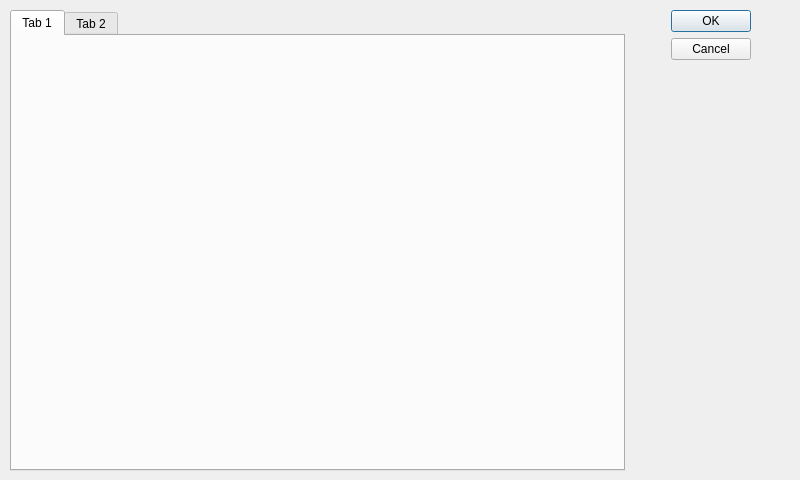
<?xml version="1.0" encoding="UTF-8"?>
<ui version="4.0">
 <class>Dialog_Options</class>
 <widget class="QDialog" name="Dialog_Options">
  <property name="geometry">
   <rect>
    <x>0</x>
    <y>0</y>
    <width>800</width>
    <height>480</height>
   </rect>
  </property>
  <property name="windowTitle">
   <string>Dialog</string>
  </property>
  <widget class="QWidget" name="horizontalLayoutWidget">
   <property name="geometry">
    <rect>
     <x>10</x>
     <y>10</y>
     <width>781</width>
     <height>461</height>
    </rect>
   </property>
   <layout class="QHBoxLayout" name="horizontalLayout">
    <item>
     <widget class="QTabWidget" name="tabWidget">
      <widget class="QWidget" name="tab">
       <attribute name="title">
        <string>Tab 1</string>
       </attribute>
      </widget>
      <widget class="QWidget" name="tab_2">
       <attribute name="title">
        <string>Tab 2</string>
       </attribute>
      </widget>
     </widget>
    </item>
    <item>
     <spacer name="horizontalSpacer">
      <property name="orientation">
       <enum>Qt::Horizontal</enum>
      </property>
      <property name="sizeType">
       <enum>QSizePolicy::Minimum</enum>
      </property>
      <property name="sizeHint" stdset="0">
       <size>
        <width>40</width>
        <height>20</height>
       </size>
      </property>
     </spacer>
    </item>
    <item>
     <widget class="QDialogButtonBox" name="buttonBox">
      <property name="orientation">
       <enum>Qt::Vertical</enum>
      </property>
      <property name="standardButtons">
       <set>QDialogButtonBox::Cancel|QDialogButtonBox::Ok</set>
      </property>
     </widget>
    </item>
    <item>
     <spacer name="horizontalSpacer_2">
      <property name="orientation">
       <enum>Qt::Horizontal</enum>
      </property>
      <property name="sizeType">
       <enum>QSizePolicy::Minimum</enum>
      </property>
      <property name="sizeHint" stdset="0">
       <size>
        <width>40</width>
        <height>20</height>
       </size>
      </property>
     </spacer>
    </item>
   </layout>
  </widget>
 </widget>
 <resources/>
 <connections>
  <connection>
   <sender>buttonBox</sender>
   <signal>rejected()</signal>
   <receiver>Dialog_Options</receiver>
   <slot>reject()</slot>
   <hints>
    <hint type="sourcelabel">
     <x>316</x>
     <y>260</y>
    </hint>
    <hint type="destinationlabel">
     <x>286</x>
     <y>274</y>
    </hint>
   </hints>
  </connection>
  <connection>
   <sender>buttonBox</sender>
   <signal>accepted()</signal>
   <receiver>Dialog_Options</receiver>
   <slot>accept()</slot>
   <hints>
    <hint type="sourcelabel">
     <x>248</x>
     <y>254</y>
    </hint>
    <hint type="destinationlabel">
     <x>157</x>
     <y>274</y>
    </hint>
   </hints>
  </connection>
 </connections>
</ui>
